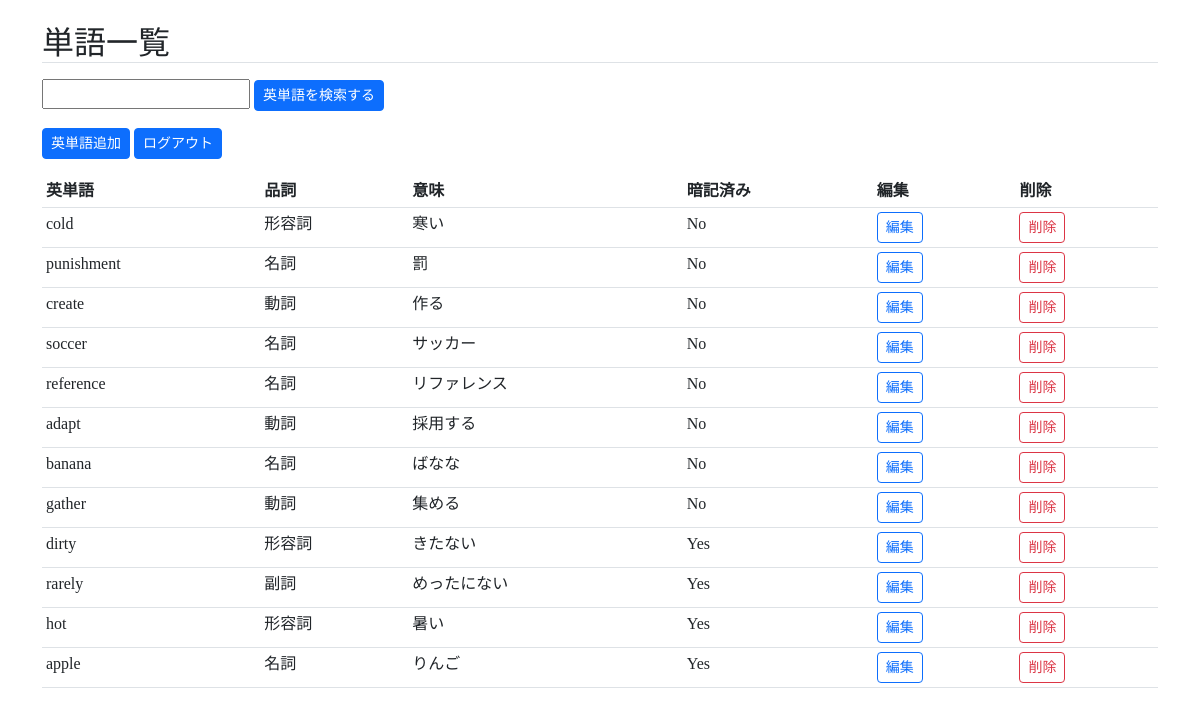
/top/ (signed in), run on an earlier commit of the app's database.
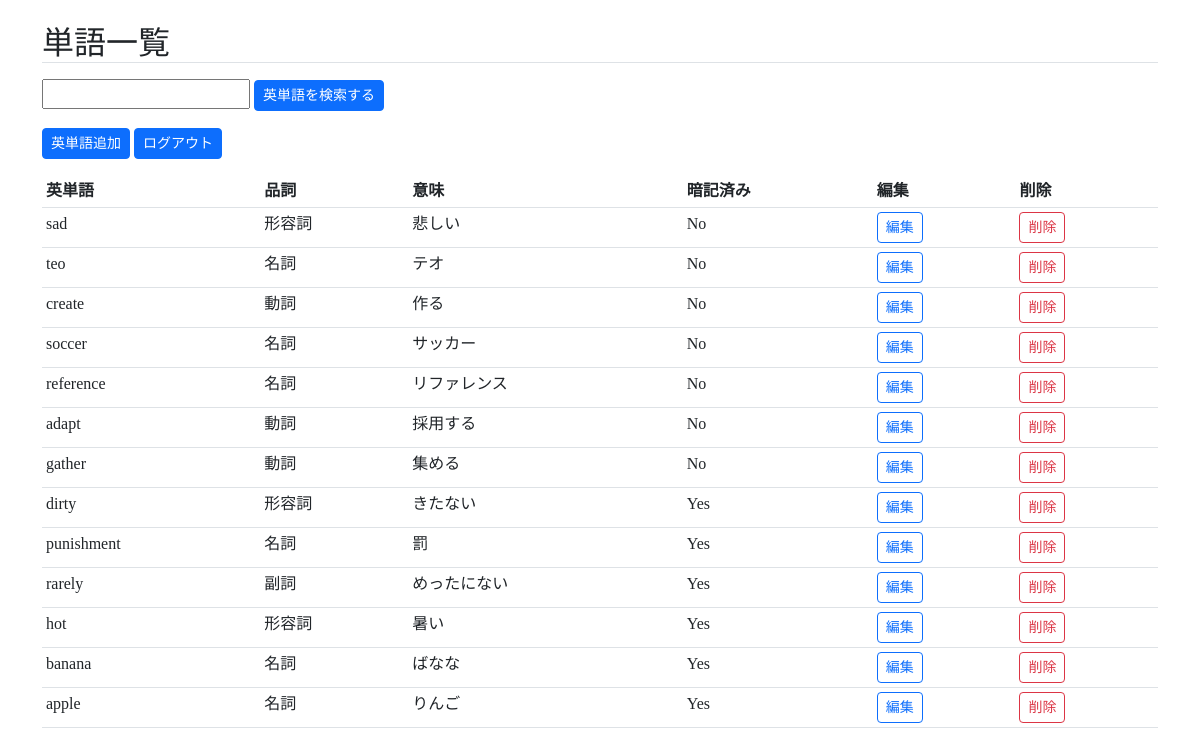
And on a later commit of the database.
### wordsapp/models.py (models this page shows, shortened)
class Post(models.Model):
    user = models.ForeignKey(
        CustomUser,
        verbose_name= 'ユーザー',
        on_delete=models.CASCADE
    )
    category = models.ForeignKey(
        Category,
        verbose_name= 'カテゴリ',
        on_delete= models.PROTECT
    )
    question = models.CharField(
        verbose_name= '英単語',
        max_length= 20
    )
    answer = models.CharField(
        verbose_name= '意味',
        max_length= 40
    )
    posted_at = models.DateTimeField(
        verbose_name= '登録日時',
        auto_now_add=True
    )
    memory = models.BooleanField(
        verbose_name= '暗記済み',
        default= False
    )

class Category(models.Model):
    title = models.CharField(
        verbose_name='品詞',
        max_length=20)
    def __str__(self):
        return self.title

### wordsapp/views.py (the view)
# urls.py: path('top/',views.TopView.as_view(), name = 'top'),
@method_decorator(login_required, name='dispatch')
class TopView(ListView):
    template_name = 'top.html'
    model = Post
    def get_queryset(self):
        q_word = self.request.GET.get('query')
        if q_word:
            object_list = Post.objects.filter(Q(user = self.request.user) , Q(question__icontains=q_word))
        else:
            object_list = Post.objects.filter(user = self.request.user).order_by('memory','-posted_at')
        return object_list

### wordsapp/templates/top.html (shortened to what this page needs)
{% extends 'base.html' %}
{% block content %}
<h2 class="mt-4 border-bottom">単語一覧</h2>
<p>
<form action="" method="get">
    <input name="query" value="{{ request.GET.query }}" type="text">
    <button type="submit" class="btn btn-primary btn-sm">英単語を検索する</button>
</form>
</p>
<p>
<button type="button" class="btn btn-primary btn-sm" onclick="location.href='{%url 'wordsapp:post'%}'">英単語追加</button>
<button type="button" class="btn btn-primary btn-sm" onclick="location.href='{%url 'accounts:logout'%}'">ログアウト</button>
</p>
  <table class="table table-sm">
    <thead>
    <tr>
        <th scope="col">英単語</th>
        <th scope="col">品詞</th>
        <th scope="col">意味</th>
        <th scope="col">暗記済み</th>
        <th scope="col">編集</th>
        <th scope="col">削除</th>
    </tr>
    </thead>
    {% for data in object_list %}
        <tr>
            <td>{{ data.question }}</td>
            <td>{{ data.category }}</td>
            <td>{{ data.answer }}</td>
            {% if data.memory %}
            <td>{{ 'Yes' }}</td>
            {% elif data.memory == False %}
            <td>{{ 'No' }}</td>
            {% endif %}
            <td><a href="{% url 'wordsapp:update' data.pk %}" class="btn btn-outline-primary btn-sm">編集</a></td>
            <td><a href="{% url 'wordsapp:delete' data.pk %}" class="btn btn-outline-danger btn-sm">削除</a></td>
        </tr>
    {% endfor %}
</table>
{% endblock content %}

What changed in the data, as far as the page shows it:
removed Post: question "cold", category "形容詞", answer "寒い", value "No"
added Post: question "sad", category "形容詞", answer "悲しい", value "No"
added Post: question "teo", category "名詞", answer "テオ", value "No"
changed Post "punishment": memory False → True (drawn); value "No" → "Yes"; moves down the list
changed Post "banana": memory False → True (drawn); value "No" → "Yes"; moves down the list
